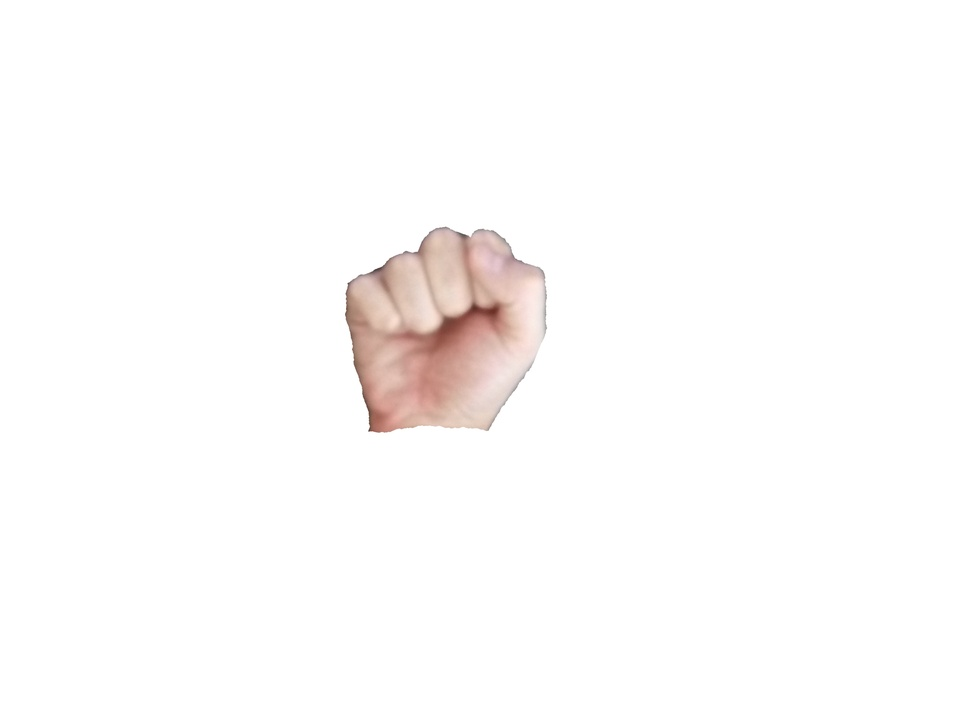
#> input picture fistTmp.jpg, 970 x 727 px, shrunk from 4160 x 3120 before the run
$ python -i hue.py   (imports and definitions only)   (older library calls are emulated)
#> lines starting #> are read from the running program, lines starting #| are printed output that depends on the picture
import cv2
import numpy as np
from numpy import linalg as LA
import math
import copy
from scene.CirlceObject import CircleObject

def smoothingkernel(size):
    M_PI = 3.14159365359
    suma = 0
    filter = np.ones((size*2+1, size*2+1))

    square = size * size
    constant = 1 / (2 * M_PI*size*size)

    for i in range(0, size*2+1):
        for j in range(0, size*2+1):
            filter[i][j] = constant * math.exp(-0.5 * ((i - size)*(i-size) + (j - size)*(j - size)) / square)
            suma += filter[i][j]

    filter = filter / suma

    return filter


def smoothing_filter(image, size):

    kernel = smoothingkernel(size)
    dst = cv2.filter2D(image, -1, kernel)

    return dst


def sobel_filter(im, k_size):
    im = im.astype(np.float)
    # width, height, c = im.shape
    width, height = im.shape
    c = 0
    if c > 1:
        img = 0.2126 * im[:, :, 0] + 0.7152 * im[:, :, 1] + 0.0722 * im[:, :, 2]
    else:
        img = im

    assert (k_size == 3 or k_size == 5)

    if k_size == 3:
        kh = np.array([[-1, 0, 1],
                       [-2, 0, 2],
                       [-1, 0, 1]], dtype=np.float)
        kv = np.array([[1, 2, 1],
                       [0, 0, 0],
                       [-1, -2, -1]], dtype=np.float)
    else:
        kh = np.array([[-1, -2, 0, 2, 1],
                       [-4, -8, 0, 8, 4],
                       [-6, -12, 0, 12, 6],
                       [-4, -8, 0, 8, 4],
                       [-1, -2, 0, 2, 1]], dtype=np.float)
        kv = np.array([[1, 4, 6, 4, 1],
                       [2, 8, 12, 8, 2],
                       [0, 0, 0, 0, 0],
                       [-2, -8, -12, -8, -2],
                       [-1, -4, -6, -4, -1]], dtype=np.float)

    # gx = signal.convolve2d(img, kh, mode='same', boundary = 'symm', fillvalue=0)
    # gy = signal.convolve2d(img, kv, mode='same', boundary = 'symm', fillvalue=0)
    gx = cv2.filter2D(img, -1, kh)

    gy = cv2.filter2D(img, -1, kv)

    g = np.sqrt(gx * gx + gy * gy)
    maxval = np.max(g)
    #g *= 255.0 / np.max(g)

    #g = g.astype(np.int8)

    return g, gy, gx, maxval


# [51 lines left out: function quadriatic_mean_circle, not called in this run]


def process_color_image(image):

    colorImage = image
    originalImg = cv2.cvtColor(image, cv2.COLOR_BGR2GRAY)

    returnData = list()

    img = smoothing_filter(originalImg, 4)

    img, sobelv, sobelh, maxval = sobel_filter(img, 3)

    cv2.imwrite("sobel.png", img)
    img = cv2.imread("sobel.png", 0)

    circles = cv2.HoughCircles(img, cv2.cv.CV_HOUGH_GRADIENT, 1, 10,
                               param1=10, param2=30, minRadius=10, maxRadius=20)


    if circles is None:

        return None, colorImage

    for i in circles[0, :]:

        data = [0, 0, 0, 0]
        mean = quadriatic_mean_circle(int(i[1]), int(i[0]), 5, originalImg)
        if mean <= 125:
            # print "Not a cap"
            #draw on cimg green or return data (x, y, r, flag)
            data[0] = i[0]
            data[1] = i[1]
            data[2] = i[2]
            data[3] = 1
            #cv2.circle(colorImage, (i[0], i[1]), i[2], (0, 255, 0),3)
        else:
            # print "Prob a cap"
            data[0] = i[0]
            data[1] = i[1]
            data[2] = i[2]
            data[3] = 0
            #cv2.circle(colorImage, (i[0], i[1]), i[2], (0, 0, 255),3)

        circleData = None

        if data[3] == 0:
            circleData = CircleObject("Bad")
        else:
            circleData = CircleObject("Good")

        circleData.x = data[0]
        circleData.y = data[1]
        circleData.circle_radius = data[2]

        returnData.append(circleData)

    return returnData, colorImage

# [12 lines left out: functions eigenvector, ROI, not called in this run]

>>> import cv2
>>> picture = cv2.imread('../fistTmp.jpg')
#> picture is the input picture: shape (727, 970, 3); mean B, G, R 250.9, 251.4, 252.9
>>> result = process_color_image(picture)
#> in process_color_image, `originalImg = cv2.cvtColor(image, cv2.COLOR_BGR2GRAY)`:
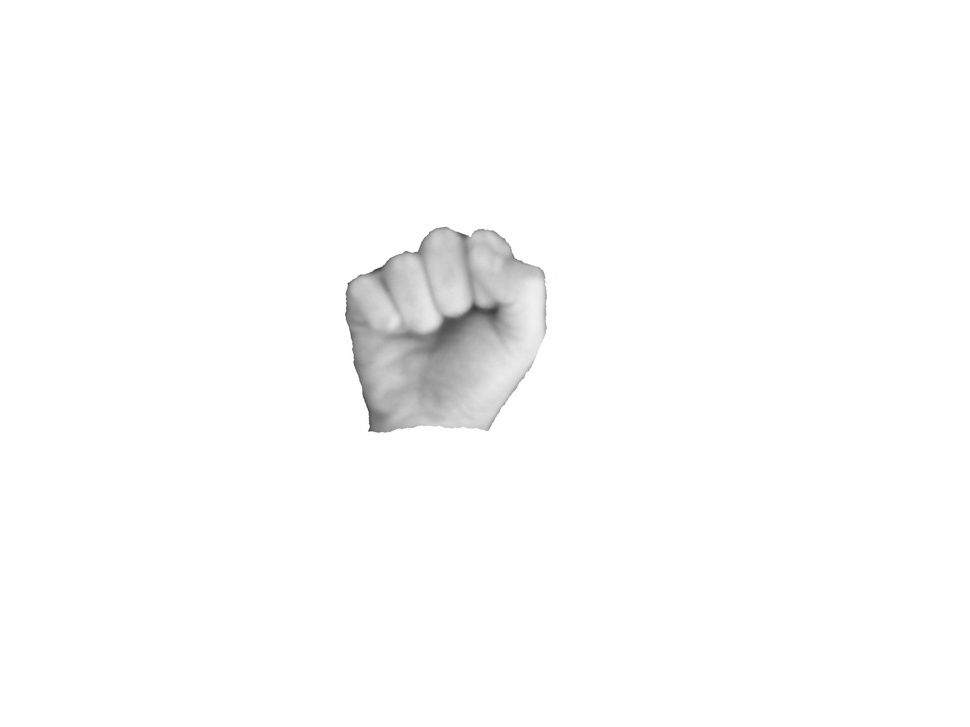
#> originalImg: shape (727, 970); min 60, max 255, mean 251.8
#> in sobel_filter, `gx = cv2.filter2D(img, -1, kh)`:
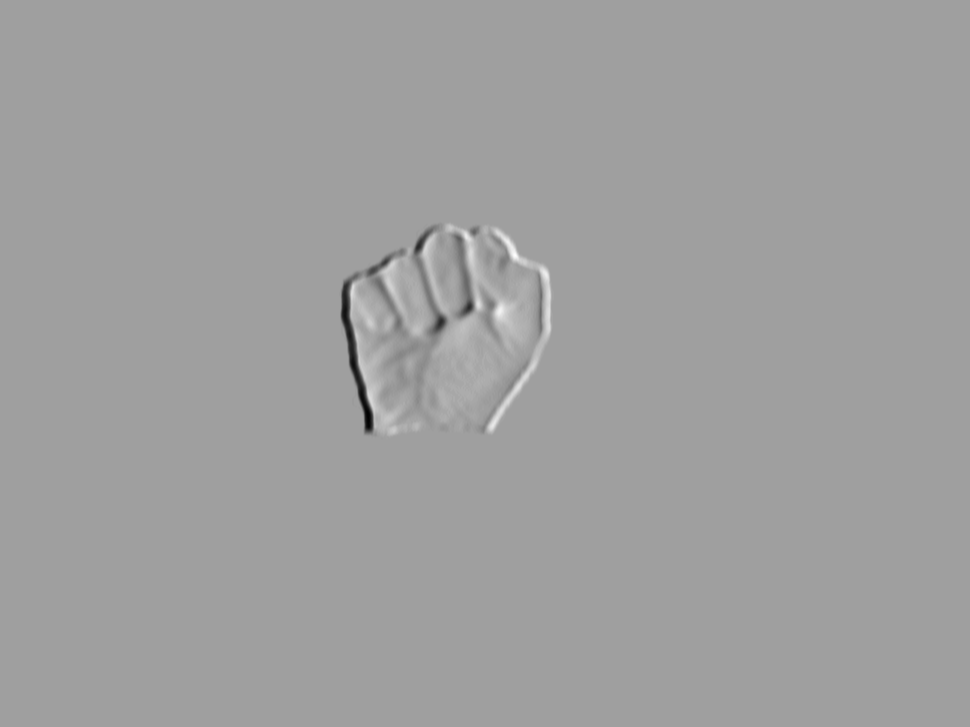
#> gx: shape (727, 970) float64; min -154, max 92, mean 0; drawn with min black and max white
#> in sobel_filter, `gy = cv2.filter2D(img, -1, kv)`:
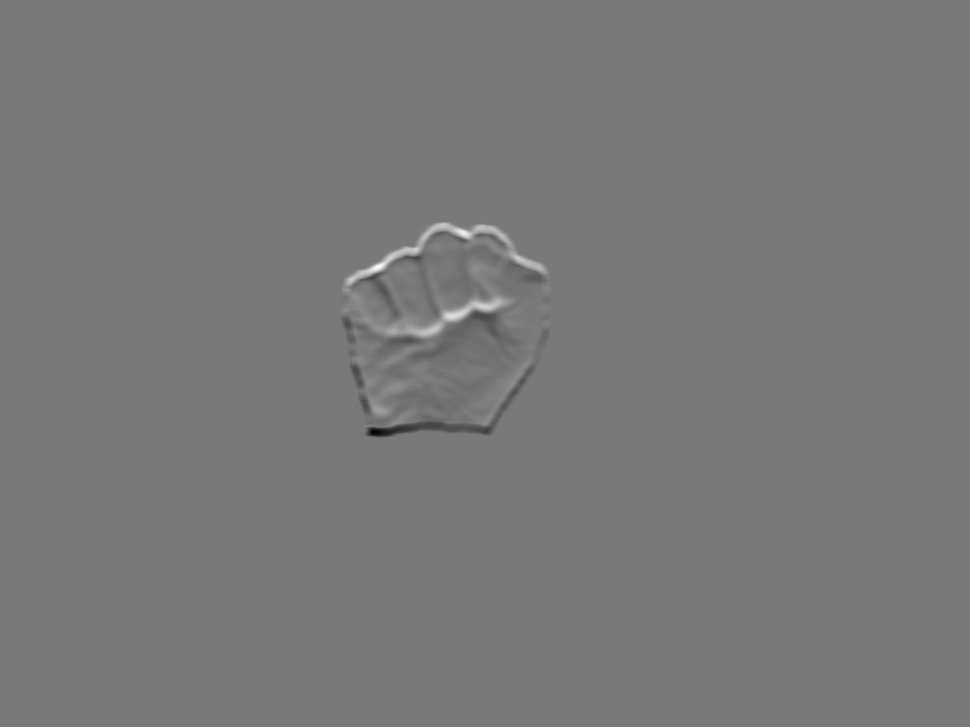
#> gy: shape (727, 970) float64; min -141, max 154, mean 0; drawn with min black and max white
#> in sobel_filter, `g = np.sqrt(gx * gx + gy * gy)`:
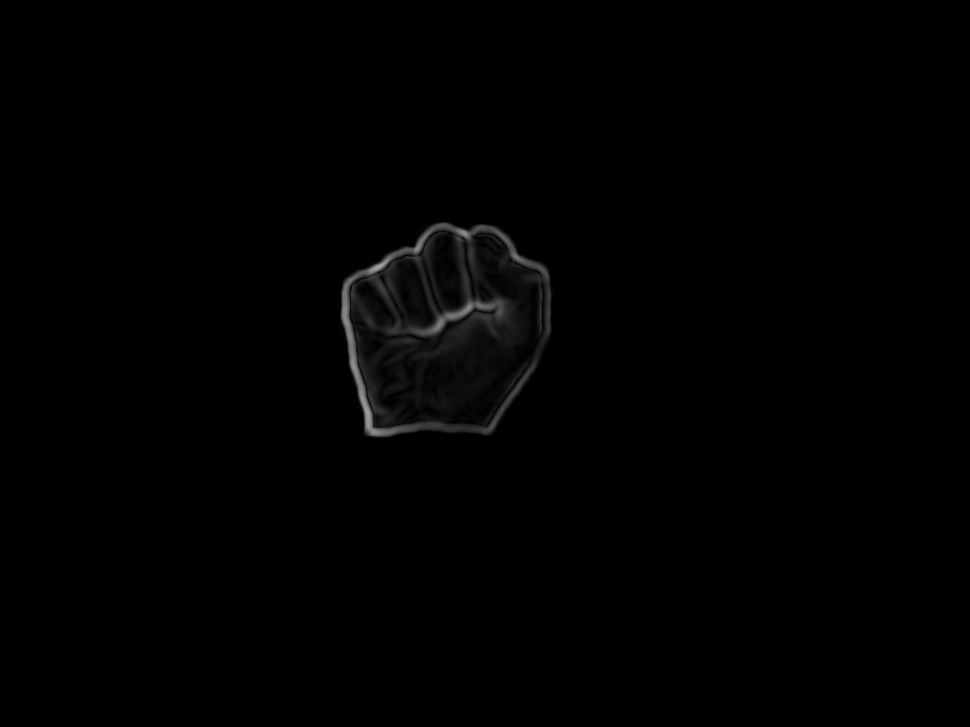
#> g: shape (727, 970) float64; min 0, max 166, mean 1.4
#> in sobel_filter, `maxval = np.max(g)`: maxval = 166
#> in process_color_image, `circles = cv2.HoughCircles(img, cv2.cv.CV_HOUGH_GRADIENT, 1, 10, param..`: circles = None

$ run again, on other_skin.png
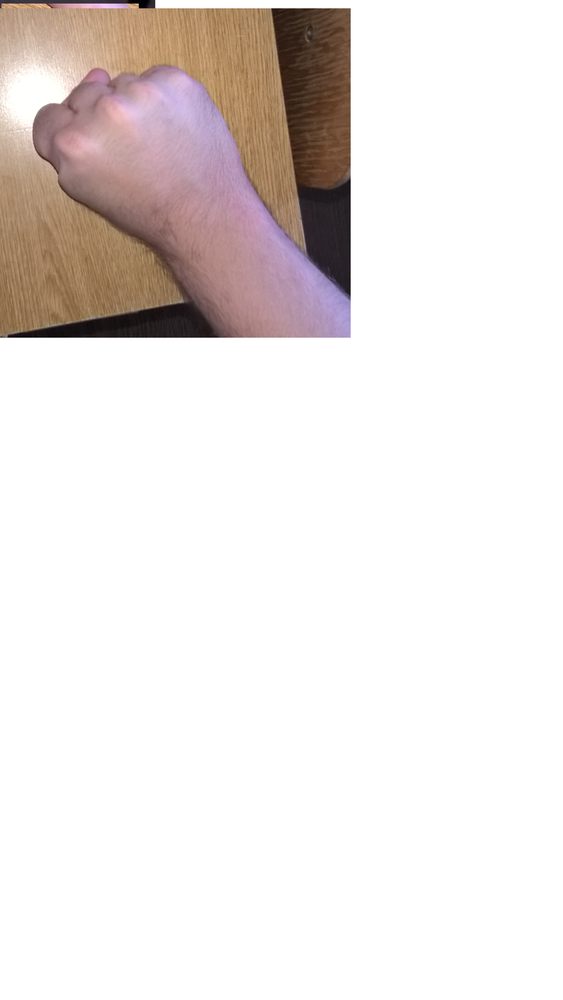
#> input picture other_skin.png, 563 x 1000 px, shrunk from 2368 x 4208 before the run
#> picture is the input picture: shape (1000, 563, 3); mean B, G, R 226.3, 228.4, 234.5
#> in sobel_filter, `gy = cv2.filter2D(img, -1, kv)`:
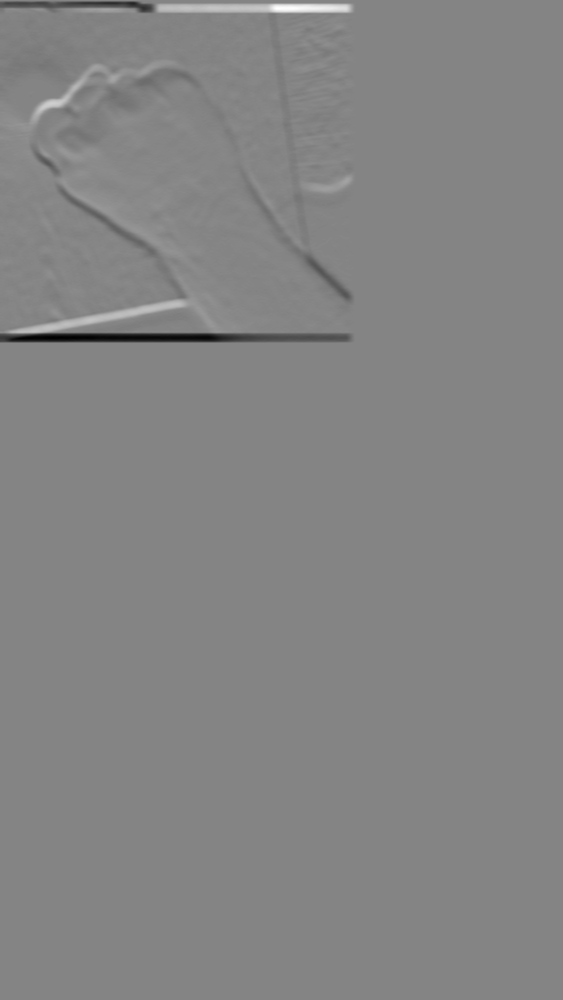
#> gy: shape (1000, 563) float64; min -256, max 236, mean -0.4; drawn with min black and max white
#> in sobel_filter, `g = np.sqrt(gx * gx + gy * gy)`:
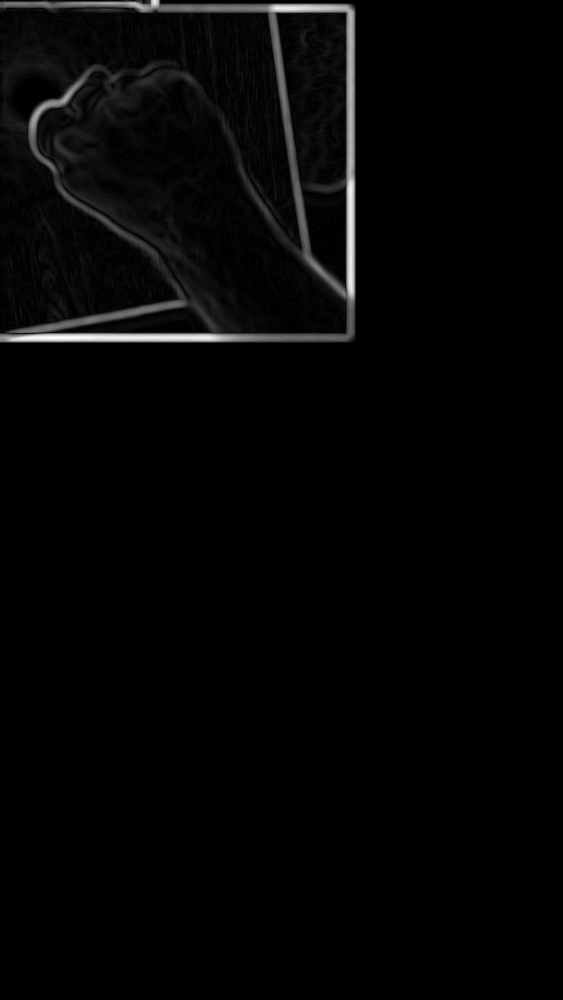
#> g: shape (1000, 563) float64; min 0, max 256, mean 5.1; drawn with min black and max white
#> in sobel_filter, `maxval = np.max(g)`: maxval = 256
#> circles = None

$ run again, on partials_template.png
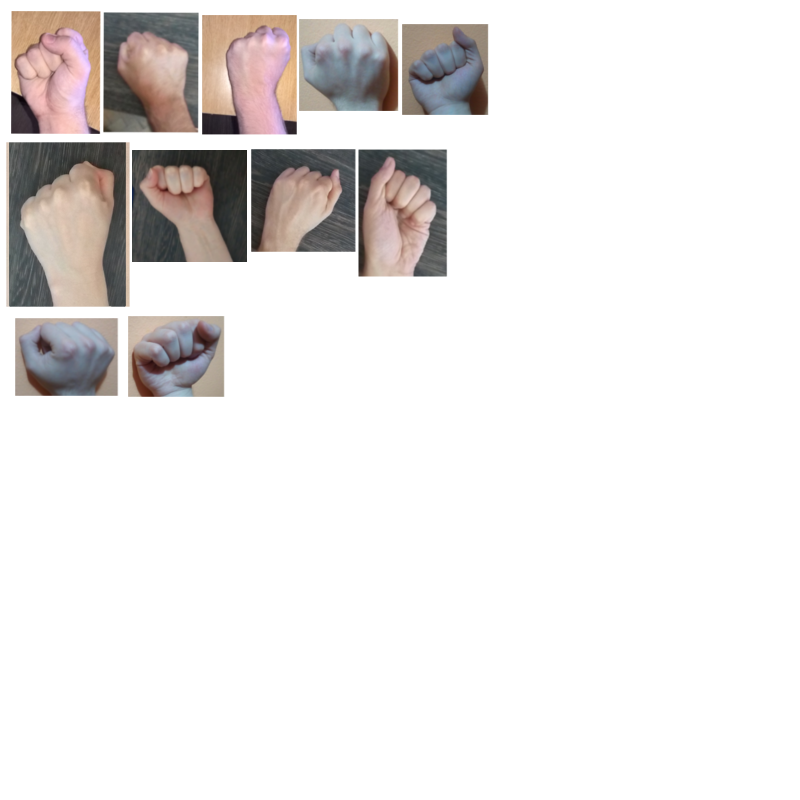
#> input picture partials_template.png, 800 x 800 px
#> picture is the input picture: shape (800, 800, 3); mean B, G, R 230, 231, 233.9
#> in sobel_filter, `gy = cv2.filter2D(img, -1, kv)`:
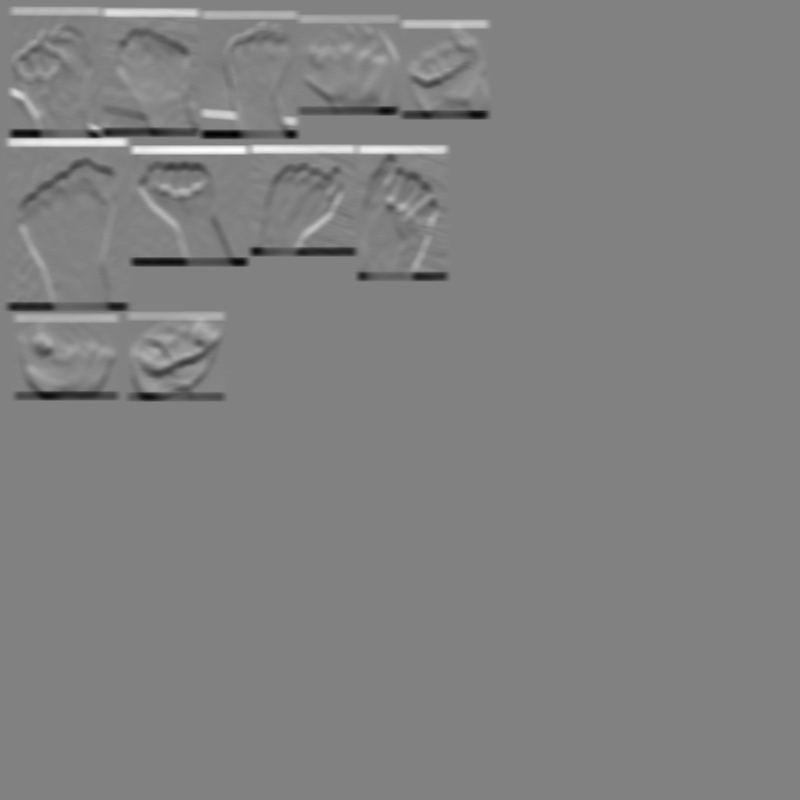
#> gy: shape (800, 800) float64; min -241, max 232, mean 0; drawn with min black and max white
#> in sobel_filter, `g = np.sqrt(gx * gx + gy * gy)`:
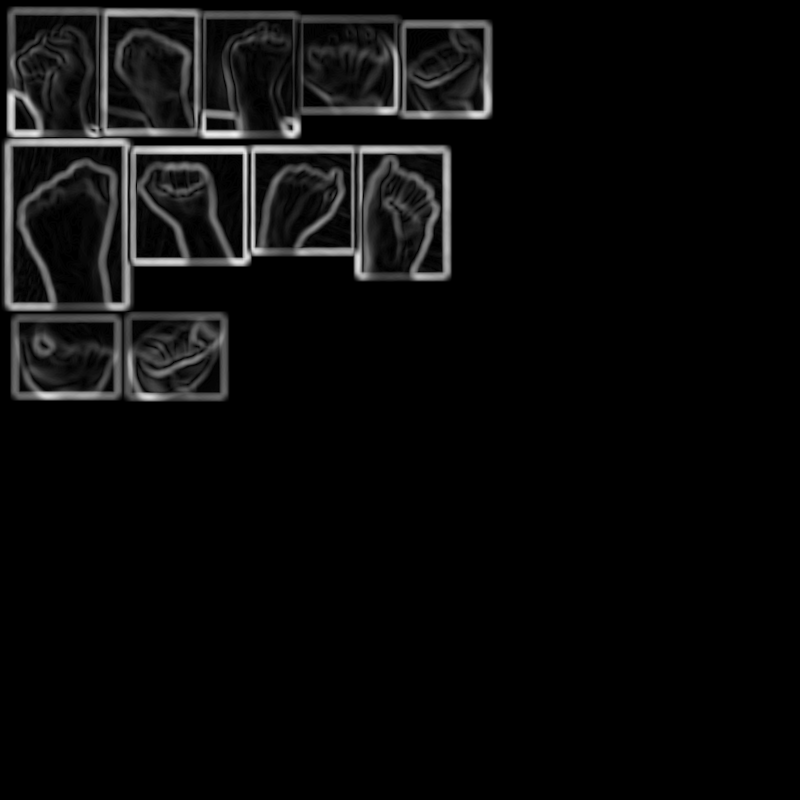
#> g: shape (800, 800) float64; min 0, max 241, mean 10.9
#> in sobel_filter, `maxval = np.max(g)`: maxval = 241
#> circles = None

$ run again, on partials_template_palm.png
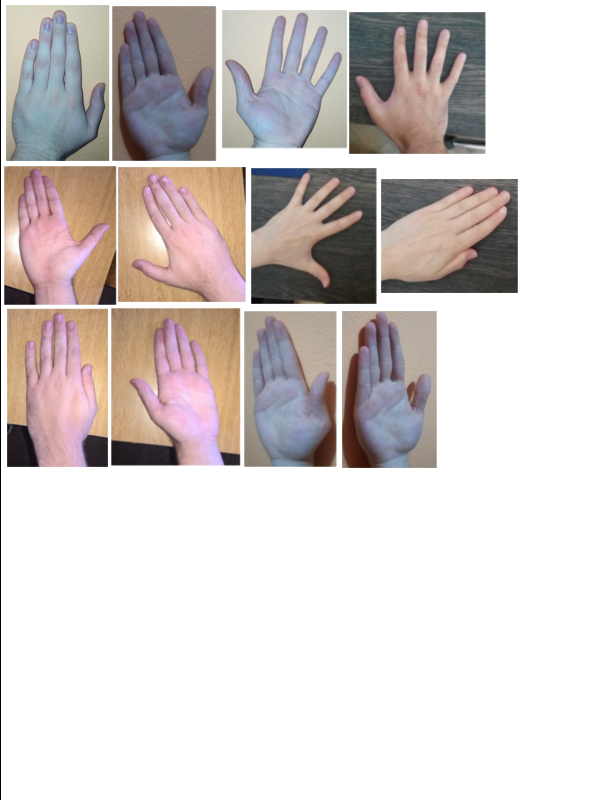
#> input picture partials_template_palm.png, 600 x 800 px
#> picture is the input picture: shape (800, 600, 3); mean B, G, R 205, 206.6, 213.8
#> in sobel_filter, `gy = cv2.filter2D(img, -1, kv)`:
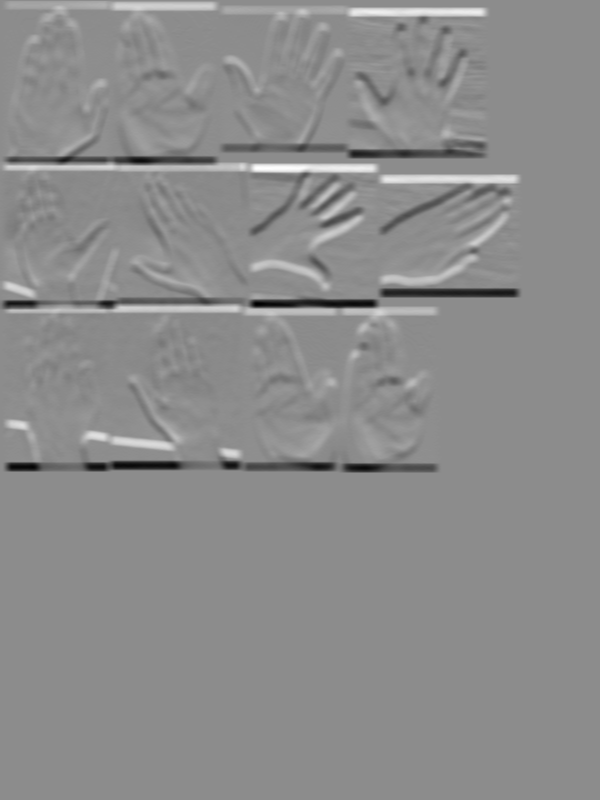
#> gy: shape (800, 600) float64; min -260, max 212, mean 0; drawn with min black and max white
#> in sobel_filter, `g = np.sqrt(gx * gx + gy * gy)`:
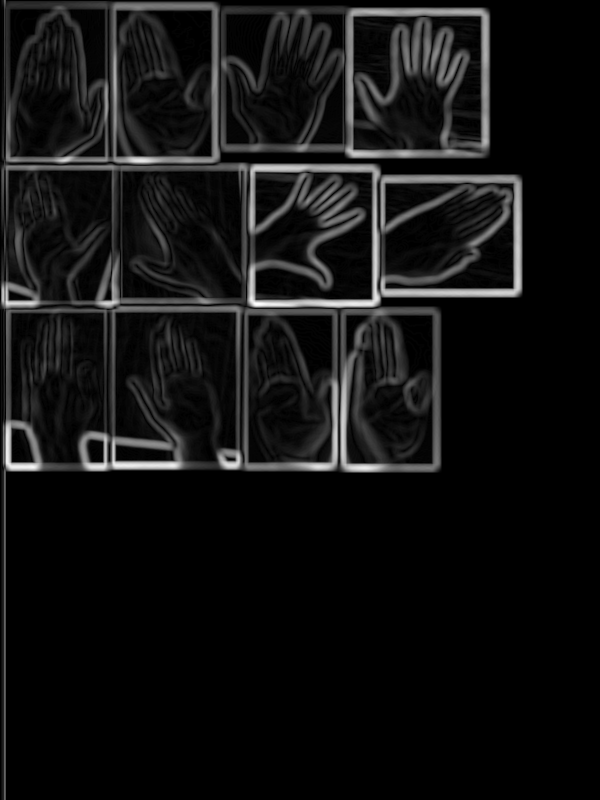
#> g: shape (800, 600) float64; min 0, max 260, mean 18.4; drawn with min black and max white
#> in sobel_filter, `maxval = np.max(g)`: maxval = 260
#> circles = None
